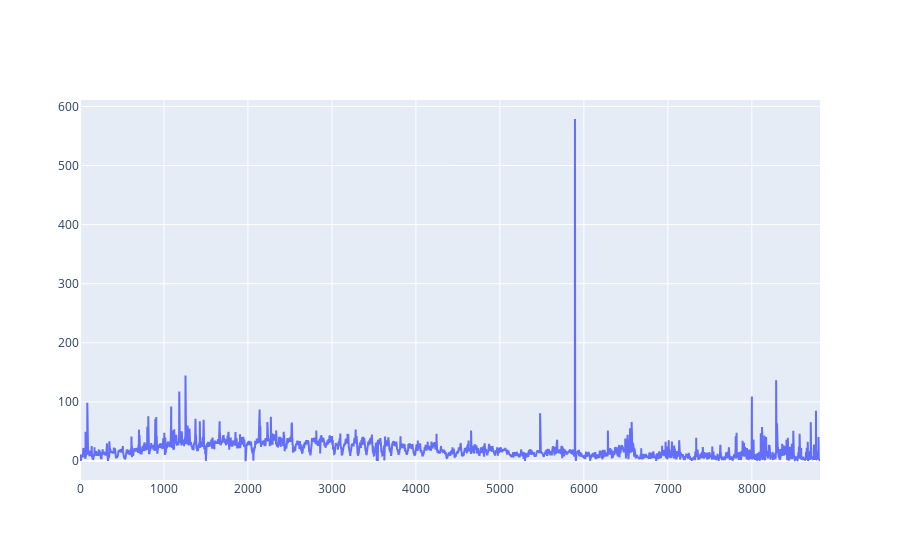

Write notebook code for a chart like this one.
### Markdown cell above
## **_YP dataset chla(3-5월)**

### Code cell
data_yp_35 = data_yp[data_yp["Month"].isin([3,4,5])].reset_index(drop=True)
go.Figure(data = go.Scatter(y = data_yp_35[target], x = data_yp.index, mode='lines'))

### Figure 1 — Plotly figure (JSON) as saved in the notebook; plotly's stock layout.template omitted (floating-point values rounded to 4 significant figures; data arrays with more than 128 entries replaced by an {"elided": "..."} marker saying what was removed)
{"data": [{"mode": "lines", "type": "scatter", "x": {"elided": "18255 int values"}, "y": {"elided": "8813 float values"}}], "layout": {"autosize": true, "xaxis": {"autorange": true, "range": [0, 8812], "type": "linear"}, "yaxis": {"autorange": true, "range": [-32.15, 610.9], "type": "linear"}}}
